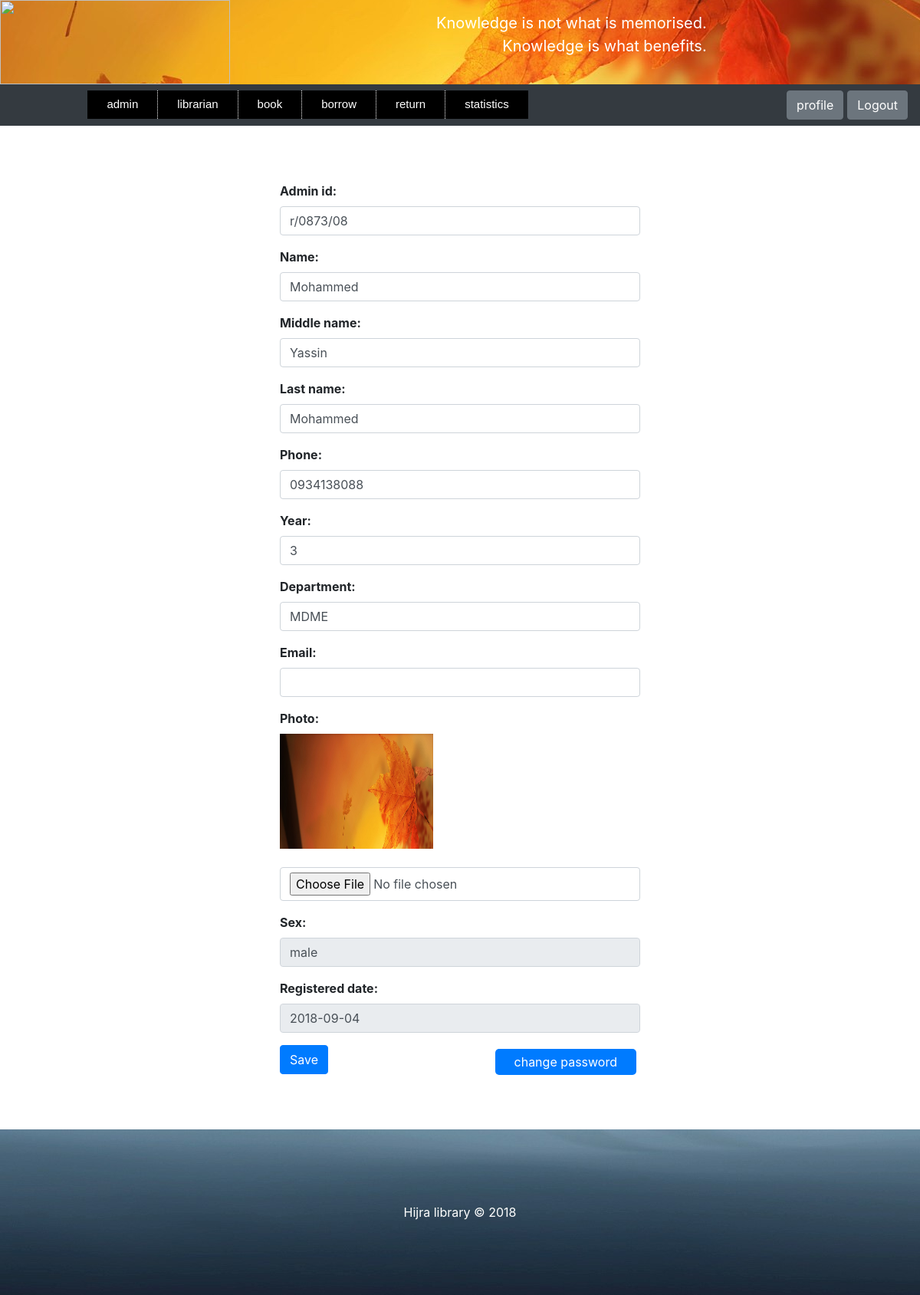
The app's page /viewAdminProfile/ (signed in) with its own data.
### store/models.py (models this page shows, shortened)
class Admin(models.Model):
    admin_id = models.CharField(max_length=200, blank=True, unique=True)
    name = models.CharField(max_length=200)
    middle_name = models.CharField(max_length=200)
    last_name = models.CharField(max_length=200)
    phone_regex = RegexValidator(
        regex=r'^\+?1?\d{10,15}$',
        message='Phone number must be entered in the format : 0987654321 or +251987654321 up to 15 digits allowed'
    )
    phone = models.CharField(validators=[phone_regex], max_length=15)
    year = models.PositiveSmallIntegerField(blank=True, null=True, default=0)
    department = models.CharField(max_length=200, null=True, blank=True)
    email = models.EmailField(blank=True)
    password_regex = RegexValidator(
        regex=r'^\S{6,1024}',
        message='password must be at least 6 character'
    )
    password = models.CharField(validators=[password_regex], max_length=1024)
    password_hint = models.CharField(max_length=200, blank=True)
    sex = models.CharField(max_length=200, choices=(('male', 'male'), ('female', 'female')))
    photo = models.ImageField(blank=True, default='null.png')
    register_date = models.DateField()
    def image_tag(self):
        return mark_safe('<img src="%s" width="150" height="150"/>' % self.photo.url)
    image_tag.short_description = 'Photo'
    image_tag.allow_tags = True

### store/views.py (the view)
# urls.py: path('viewAdminProfile/', views.view_admin_profile, name='view_admin_profile'),
def view_admin_profile(request):
    admin_id = request.session.get('admin_auth')
    if not admin_id:
        raise Http404("You are not Logged in")
    if request.method == "POST":
        form = EditAdminProfile(request.POST, request.FILES, key=admin_id)
        if form.is_valid():
            admin = Admin.objects.get(admin_id=admin_id)
            admin.admin_id = request.POST.get('admin_id')
            admin.name = request.POST.get('name')
            admin.middle_name = request.POST.get('middle_name')
            admin.last_name = request.POST.get('last_name')
            admin.phone = request.POST.get('phone')
            admin.email = request.POST.get('email')
            admin.year = request.POST.get('year')
            admin.department = request.POST.get('department')
            if request.FILES.get('photo'):
                admin.photo = request.FILES.get('photo')
            admin.save()
            request.session['admin_auth'] = request.POST.get('admin_id')
            messages.success(request, "The admin "+admin.name+" was update successfully.")
            return redirect('/viewAdminProfile/')
    else:
        form = EditAdminProfile(key=admin_id)
    return render(request, 'webpages/admin_profile.html', {'form': form})

### store/templates/webpages/admin_profile.html (shortened to what this page needs)
<!DOCTYPE html>
<html lang="en">
<head>
    {% include "webpages/admin_page.html" %}
    {%load static%}
    {%load filter%}
    <link rel="stylesheet" href="{% static 'files/bootstrap/css/bootstrap.css' %}"  type="text/css" >
    <link rel="stylesheet" href="{% static 'files/style5.css' %}"  type="text/css" >
    <link rel="stylesheet" href="{% static 'files/style8.css' %}"  type="text/css" >
</head>
    <body>
    <br>
        {% load widget_tweaks %}
        <div class = "container col-5">
        <form  enctype="multipart/form-data" method="post" novalidate>
            {% for field in form.visible_fields %}
                <div class = "form-group">
                    <strong>{{ field.label_tag }}</strong>
                    {% if field.name == 'photo' %}
                        <br><img src="{% static field.field.initial %}" height="150" width="200"><br><br>
                    {% endif %}
                    {% if form.is_bound %}
                        {% if field.errors %}
                            {% render_field field class="form-control is-invalid" %}
                            {% for  error in field.errors %}
                                <div class="invalid-feedback">
                                    {{ error }}
                                </div>
                            {% endfor %}
                        {% else %}
                            {% render_field field class="form-control is-valid" %}
                        {% endif %}
                    {% else %}
                        {% render_field field class="form-control" %}
                    {% endif %}
                </div>
            {% endfor %}
            <button type="submit" class = "btn btn-primary" > Save</button>
            <a class="butt" href="{% url 'ChangePassword' 'admin' %}" style="float:right;">change password</a>
        </form>
            </div>
    </body>
    <footer>
        {% include "webpages/footer.html" %}
    </footer>
</html>

### store/static/files/style3.css (style rules this page uses)
a.butt, a.butt-up { background-color: #007bff; color: white; border-color: #5cb85c; margin:5px; padding: 5px 25px; text-align: center; border-radius: 5px; }
a.butt:link, a.back:visited, { background-color: #11aa44; color: white; }

### records on screen
Admin: admin_id "r/0873/08" "Mohammed" "Yassin" "Mohammed" "0934138088" "3" "MDME" "male"

### other values on screen
{{ field.label_tag }} "Admin id:" "Name:" "Middle name:" "Last name:" "Phone:" "Year:" "Department:" "Email:" "Photo:" "Sex:" "Registered date:"
